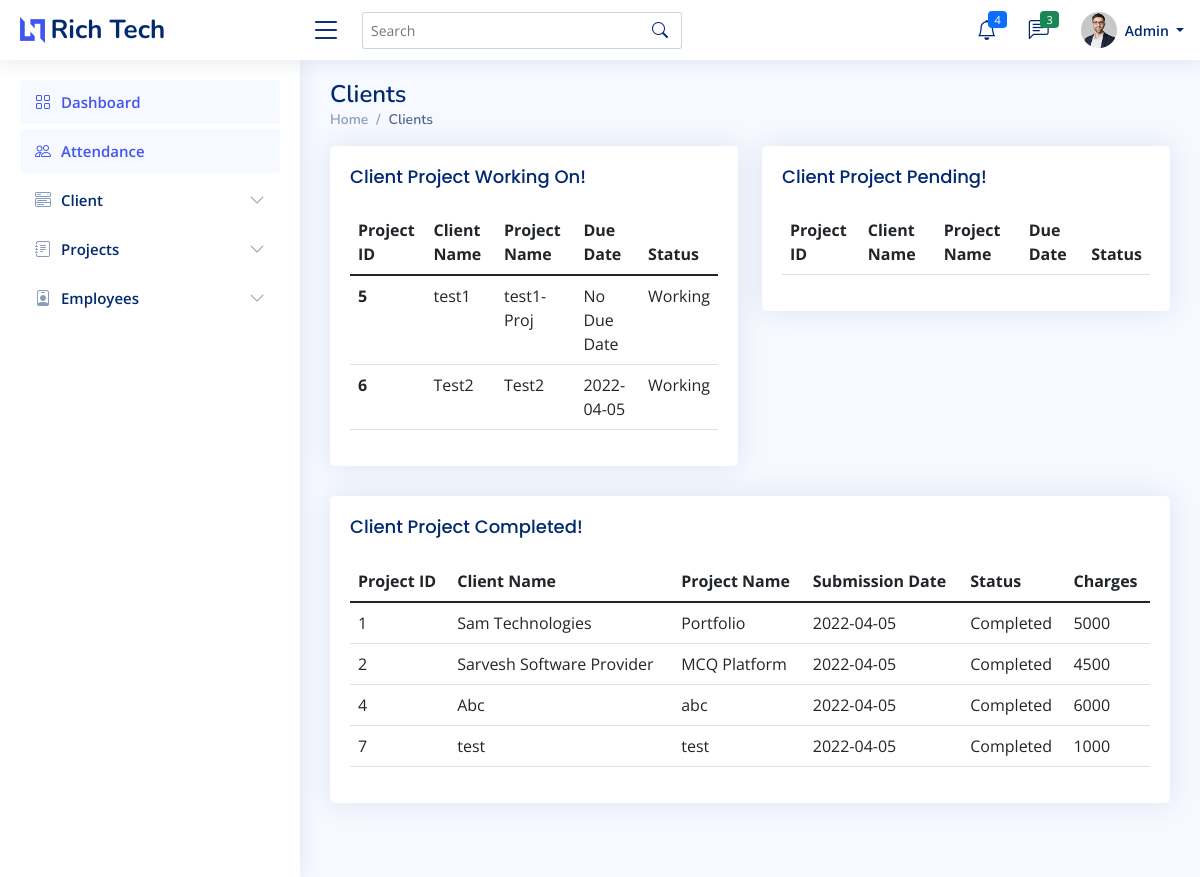
The app's page /admin/view_cli.php (signed in) with its own data.
### tables this page shows
CREATE TABLE `clientt` (
  `Id` int(7) NOT NULL,
  `cname` varchar(255) NOT NULL,
  `pname` varchar(255) NOT NULL,
  `mobile` varchar(255) NOT NULL,
  `email` varchar(255) NOT NULL,
  `aaddress` varchar(10000) NOT NULL,
  `pdate` datetime NOT NULL,
  `ddate` datetime NOT NULL,
  `descrip` longtext NOT NULL,
  `pstatus` varchar(20) NOT NULL,
  `cdate` datetime(6) DEFAULT NULL,
  `charges` int(7) NOT NULL
);

### admin/view_cli.php (the view, shortened to what this page needs)
<?php
    if ($_SESSION['erole']=="admin"){
?>
<!DOCTYPE html>
<html lang="en">
<head>
  <link href="../assets/vendor/bootstrap/css/bootstrap.min.css" rel="stylesheet">
  <link href="../assets/vendor/bootstrap-icons/bootstrap-icons.css" rel="stylesheet">
  <link href="../assets/vendor/boxicons/css/boxicons.min.css" rel="stylesheet">
  <link href="../assets/vendor/quill/quill.snow.css" rel="stylesheet">
  <link href="../assets/vendor/quill/quill.bubble.css" rel="stylesheet">
  <link href="../assets/vendor/remixicon/remixicon.css" rel="stylesheet">
  <link href="../assets/vendor/simple-datatables/style.css" rel="stylesheet">
  <link href="../assets/css/style.css" rel="stylesheet">
</head>
<body>
  <?php include 'imports/nav-admin.php'; ?>
  <main id="main" class="main">
    <div class="pagetitle">
      <h1>Clients</h1>
      <nav>
        <ol class="breadcrumb">
          <li class="breadcrumb-item"><a href="index.php">Home</a></li>
          <li class="breadcrumb-item active">Clients</li>
        </ol>
      </nav>
    </div>
    <section class="section dashboard">
        <div class="row">
            <div class="col-md-6">
                <div class="card">
                <div class="card-body">
                <h5 class="card-title">Client Project Working On!</h5>
                <?php
                include '../imports/config.php';
                $conn=mysqli_connect($server_name,$username,$password,$database_name);
                $sql_query = "SELECT * from clientt where pstatus='Working'";
                $records = mysqli_query($conn, $sql_query);
                echo '<div class="table-responsive">';
                echo '<table class="table table-hover">';
                    echo '<thead class="thead-dark">';
                        echo '<tr>';
                        echo '<th scope="col">Project ID</th>';
                        echo '<th scope="col">Client Name</th>';
                        echo '<th scope="col">Project Name</th>';
                        echo '<th scope="col">Due Date</th>';
                        echo '<th scope="col">Status</th>';
                        echo '</tr>';
                    echo '</thead>';
                    echo '<tbody>';
                    while($data = mysqli_fetch_array($records)){
                        $n=$data['Id'];
                        $cname=$data['cname'];
                        $pname=$data['pname'];
                        $ddate=$data['ddate'];
                        $status=$data['pstatus'];
                        if($ddate=="0000-00-00 00:00:00"){
                            $ddate="No Due Date";
                        }else{
                            $array1 = explode(' ', $ddate);
                            $ddate = $array1[0];
                        }
                        echo '<tr>
                            <th scope="row">'.$n.'</th>
                            <td>'.$cname.'</td>
                            <td>'.$pname.'</td>
                            <td>'.$ddate.'</td>
                            <td>'.$status.'</td>
                            </tr>';
                    }
                    echo '</tbody>
                    </table>';
                echo '</div>';
                ?>
                </div>
            </div>
            </div>
            <div class="col-md-6">
            <div class="card">
                <div class="card-body">
                <h5 class="card-title">Client Project Pending!</h5>
                <?php
                echo '<div class="table-responsive">';
                echo '<table class="table table-hover">';
                    echo '<thead class="thead-dark">';
                        echo '<tr>';
                        echo '<th scope="col">Project ID</th>';
                        echo '<th scope="col">Client Name</th>';
                        echo '<th scope="col">Project Name</th>';
                        echo '<th scope="col">Due Date</th>';
                        echo '<th scope="col">Status</th>';
                        echo '</tr>';
                    echo '</thead>';
                    echo '<tbody>';
                    echo '</tbody>
                    </table>';
                echo '</div>';
                ?>
                </div>
            </div>
            </div>
        </div>
        <div class="row">
            <div class="col-md-12">
                <div class="card">
                <div class="card-body">
                <h5 class="card-title">Client Project Completed!</h5>
                <?php
                include '../imports/config.php';
                $conn=mysqli_connect($server_name,$username,$password,$database_name);
                $sql_query = "SELECT * from clientt where pstatus='Completed'";
                $records = mysqli_query($conn, $sql_query);
                echo '<div class="table-responsive">';
                echo '<table class="table table-hover">';
                    echo '<thead class="thead-dark">';
                        echo '<tr>';
                        echo '<th scope="col">Project ID</th>';
                        echo '<th scope="col">Client Name</th>';
                        echo '<th scope="col">Project Name</th>';
                        echo '<th scope="col">Submission Date</th>';
                        echo '<th scope="col">Status</th>';
                        echo '<th scope="col">Charges</th>';
                        echo '</tr>';
                    echo '</thead>';
                    echo '<tbody>';
                    while($data = mysqli_fetch_array($records)){
                        $n=$data['Id'];
                        $cname=$data['cname'];
                        $pname=$data['pname'];
                        $status=$data['pstatus'];
                        $charges=$data['charges'];
                        if($ddate=="0000-00-00 00:00:00"){
                            $ddate="No Due Date";
                        }else{
                            $array1 = explode(' ', $ddate);
                            $ddate = $array1[0];
                        }
                        echo '<tr>
                            <td>'.$n.'</td>
                            <td>'.$cname.'</td>
                            <td>'.$pname.'</td>
                            <td>'.$ddate.'</td>
                            <td>'.$status.'</td>
                            <td>'.$charges.'</td>
                            </tr>';
                    }
                    echo '</tbody>
                    </table>';
                echo '</div>';
                ?>
                </div>
            </div>
            </div>
        </div>
    </section>
  </main>
</body>
</html>
<?php
        }
        else{
            ob_start();
            header('Location: '.'../index.php');
            ob_end_flush();
            die();
        }
    ?>

### assets/css/style.css (style rules this page uses)
:root { scroll-behavior: smooth; }
body { font-family: "Open Sans", sans-serif; background: #f6f9ff; color: #444444; }
a { color: #4154f1; text-decoration: none; }
h1, h2, h3, h4, h5, h6 { font-family: "Nunito", sans-serif; }
#main { margin-top: 60px; padding: 20px 30px; transition: all 0.3s; }
.pagetitle { margin-bottom: 10px; }
.pagetitle h1 { font-size: 24px; margin-bottom: 0; font-weight: 600; color: #012970; }
.card { margin-bottom: 30px; border: none; border-radius: 5px; box-shadow: 0px 0 30px rgba(1, 41, 112, 0.1); }
.card-title { padding: 20px 0 15px 0; font-size: 18px; font-weight: 500; color: #012970; font-family: "Poppins", sans-serif; }
.card-body { padding: 0 20px 20px 20px; }
.breadcrumb { font-size: 14px; font-family: "Nunito", sans-serif; color: #899bbd; font-weight: 600; }
.breadcrumb a { color: #899bbd; transition: 0.3s; }
.breadcrumb .breadcrumb-item::before { color: #899bbd; }
.breadcrumb .active { color: #51678f; font-weight: 600; }
@media (min-width: 1200px) { #main, #footer { margin-left: 300px; } }

### records on screen
clientt: Id "5", cname "test1", pname "test1-Proj", ddate "No Due Date", pstatus "Working"
clientt: Id "6", cname "Test2", pname "Test2", ddate "2022-04-05", pstatus "Working"
clientt: Id "1", cname "Sam Technologies", pname "Portfolio", pstatus "Completed", charges "5000"
clientt: Id "2", cname "Sarvesh Software Provider", pname "MCQ Platform", pstatus "Completed", charges "4500"
clientt: Id "4", cname "Abc", pname "abc", pstatus "Completed", charges "6000"
clientt: Id "7", cname "test", pname "test", pstatus "Completed", charges "1000"
